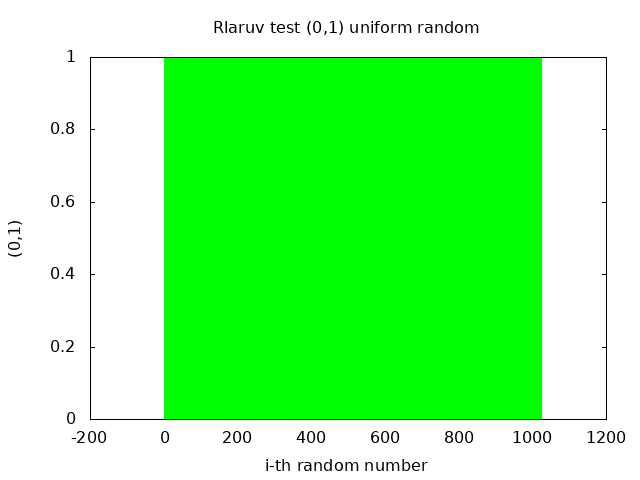

Here is the gnuplot script that generated this plot:
set title "Rlaruv test (0,1) uniform random"
set term png
set output 'Rlaruv.png'

set xlabel "i-th random number"
set ylabel "(0,1)

n=100 
max=0. #max value
min=1. #min value
width=(max-min)/n #interval width
#function used to map a value to the intervals
hist(x,width)=width*floor(x/width)+width/2.0
set boxwidth width*0.9
set style fill solid 0.5 # fill style

plot "Rlaruv.txt" u (hist($2,width)):(1.0) smooth freq w boxes lc rgb"green" notitle


